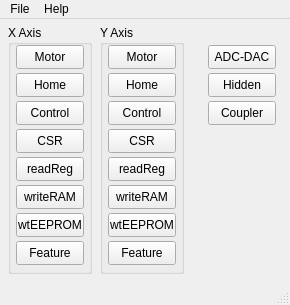
<?xml version="1.0" encoding="UTF-8"?>
<ui version="4.0">
 <class>MainWindow</class>
 <widget class="QMainWindow" name="MainWindow">
  <property name="geometry">
   <rect>
    <x>0</x>
    <y>0</y>
    <width>290</width>
    <height>305</height>
   </rect>
  </property>
  <property name="windowTitle">
   <string>MainWindow</string>
  </property>
  <widget class="QWidget" name="centralwidget">
   <widget class="QPushButton" name="AdcDacPB">
    <property name="geometry">
     <rect>
      <x>208</x>
      <y>26</y>
      <width>68</width>
      <height>24</height>
     </rect>
    </property>
    <property name="text">
     <string>ADC-DAC</string>
    </property>
   </widget>
   <widget class="QPushButton" name="hiddenPB">
    <property name="geometry">
     <rect>
      <x>208</x>
      <y>54</y>
      <width>68</width>
      <height>24</height>
     </rect>
    </property>
    <property name="text">
     <string>Hidden</string>
    </property>
   </widget>
   <widget class="QPushButton" name="couplerPB">
    <property name="geometry">
     <rect>
      <x>208</x>
      <y>82</y>
      <width>68</width>
      <height>24</height>
     </rect>
    </property>
    <property name="text">
     <string>Coupler</string>
    </property>
   </widget>
   <widget class="QGroupBox" name="xGroup">
    <property name="geometry">
     <rect>
      <x>8</x>
      <y>6</y>
      <width>84</width>
      <height>249</height>
     </rect>
    </property>
    <property name="title">
     <string>X Axis</string>
    </property>
    <widget class="QPushButton" name="xMotorPB">
     <property name="geometry">
      <rect>
       <x>8</x>
       <y>20</y>
       <width>68</width>
       <height>24</height>
      </rect>
     </property>
     <property name="text">
      <string>Motor</string>
     </property>
    </widget>
    <widget class="QPushButton" name="xCtrlPB">
     <property name="geometry">
      <rect>
       <x>8</x>
       <y>76</y>
       <width>68</width>
       <height>24</height>
      </rect>
     </property>
     <property name="text">
      <string>Control</string>
     </property>
    </widget>
    <widget class="QPushButton" name="xCSRPB">
     <property name="geometry">
      <rect>
       <x>8</x>
       <y>104</y>
       <width>68</width>
       <height>24</height>
      </rect>
     </property>
     <property name="text">
      <string>CSR</string>
     </property>
    </widget>
    <widget class="QPushButton" name="xRRegsPB">
     <property name="geometry">
      <rect>
       <x>8</x>
       <y>132</y>
       <width>68</width>
       <height>24</height>
      </rect>
     </property>
     <property name="text">
      <string>readReg</string>
     </property>
    </widget>
    <widget class="QPushButton" name="xWtRamPB">
     <property name="geometry">
      <rect>
       <x>8</x>
       <y>160</y>
       <width>68</width>
       <height>24</height>
      </rect>
     </property>
     <property name="text">
      <string>writeRAM</string>
     </property>
    </widget>
    <widget class="QPushButton" name="xWtEEPPB">
     <property name="geometry">
      <rect>
       <x>8</x>
       <y>188</y>
       <width>68</width>
       <height>24</height>
      </rect>
     </property>
     <property name="text">
      <string>wtEEPROM</string>
     </property>
    </widget>
    <widget class="QPushButton" name="xFeaturePB">
     <property name="geometry">
      <rect>
       <x>8</x>
       <y>216</y>
       <width>68</width>
       <height>24</height>
      </rect>
     </property>
     <property name="text">
      <string>Feature</string>
     </property>
    </widget>
    <widget class="QPushButton" name="xHomePB">
     <property name="geometry">
      <rect>
       <x>8</x>
       <y>48</y>
       <width>68</width>
       <height>24</height>
      </rect>
     </property>
     <property name="text">
      <string>Home</string>
     </property>
    </widget>
   </widget>
   <widget class="QGroupBox" name="yGroup">
    <property name="geometry">
     <rect>
      <x>100</x>
      <y>6</y>
      <width>84</width>
      <height>249</height>
     </rect>
    </property>
    <property name="title">
     <string>Y Axis</string>
    </property>
    <widget class="QPushButton" name="yMotorPB">
     <property name="geometry">
      <rect>
       <x>8</x>
       <y>20</y>
       <width>68</width>
       <height>24</height>
      </rect>
     </property>
     <property name="text">
      <string>Motor</string>
     </property>
    </widget>
    <widget class="QPushButton" name="yCtrlPB">
     <property name="geometry">
      <rect>
       <x>8</x>
       <y>76</y>
       <width>68</width>
       <height>24</height>
      </rect>
     </property>
     <property name="text">
      <string>Control</string>
     </property>
    </widget>
    <widget class="QPushButton" name="yCSRPB">
     <property name="geometry">
      <rect>
       <x>8</x>
       <y>104</y>
       <width>68</width>
       <height>24</height>
      </rect>
     </property>
     <property name="text">
      <string>CSR</string>
     </property>
    </widget>
    <widget class="QPushButton" name="yRRegsPB">
     <property name="geometry">
      <rect>
       <x>8</x>
       <y>132</y>
       <width>68</width>
       <height>24</height>
      </rect>
     </property>
     <property name="text">
      <string>readReg</string>
     </property>
    </widget>
    <widget class="QPushButton" name="yWtRamPB">
     <property name="geometry">
      <rect>
       <x>8</x>
       <y>160</y>
       <width>68</width>
       <height>24</height>
      </rect>
     </property>
     <property name="text">
      <string>writeRAM</string>
     </property>
    </widget>
    <widget class="QPushButton" name="yWtEEPPB">
     <property name="geometry">
      <rect>
       <x>8</x>
       <y>188</y>
       <width>68</width>
       <height>24</height>
      </rect>
     </property>
     <property name="text">
      <string>wtEEPROM</string>
     </property>
    </widget>
    <widget class="QPushButton" name="yFeaturePB">
     <property name="geometry">
      <rect>
       <x>8</x>
       <y>216</y>
       <width>68</width>
       <height>24</height>
      </rect>
     </property>
     <property name="text">
      <string>Feature</string>
     </property>
    </widget>
    <widget class="QPushButton" name="yHomePB">
     <property name="geometry">
      <rect>
       <x>8</x>
       <y>48</y>
       <width>68</width>
       <height>24</height>
      </rect>
     </property>
     <property name="text">
      <string>Home</string>
     </property>
    </widget>
   </widget>
  </widget>
  <widget class="QMenuBar" name="menubar">
   <property name="geometry">
    <rect>
     <x>0</x>
     <y>0</y>
     <width>290</width>
     <height>20</height>
    </rect>
   </property>
   <widget class="QMenu" name="menuFile">
    <property name="title">
     <string>File</string>
    </property>
    <addaction name="actionExit"/>
   </widget>
   <widget class="QMenu" name="menuHelp">
    <property name="title">
     <string>Help</string>
    </property>
    <addaction name="actionAbout"/>
   </widget>
   <addaction name="menuFile"/>
   <addaction name="menuHelp"/>
  </widget>
  <widget class="QStatusBar" name="statusbar"/>
  <action name="actionExit">
   <property name="text">
    <string>Exit</string>
   </property>
  </action>
  <action name="actionAbout">
   <property name="text">
    <string>About</string>
   </property>
  </action>
 </widget>
 <resources/>
 <connections/>
</ui>
